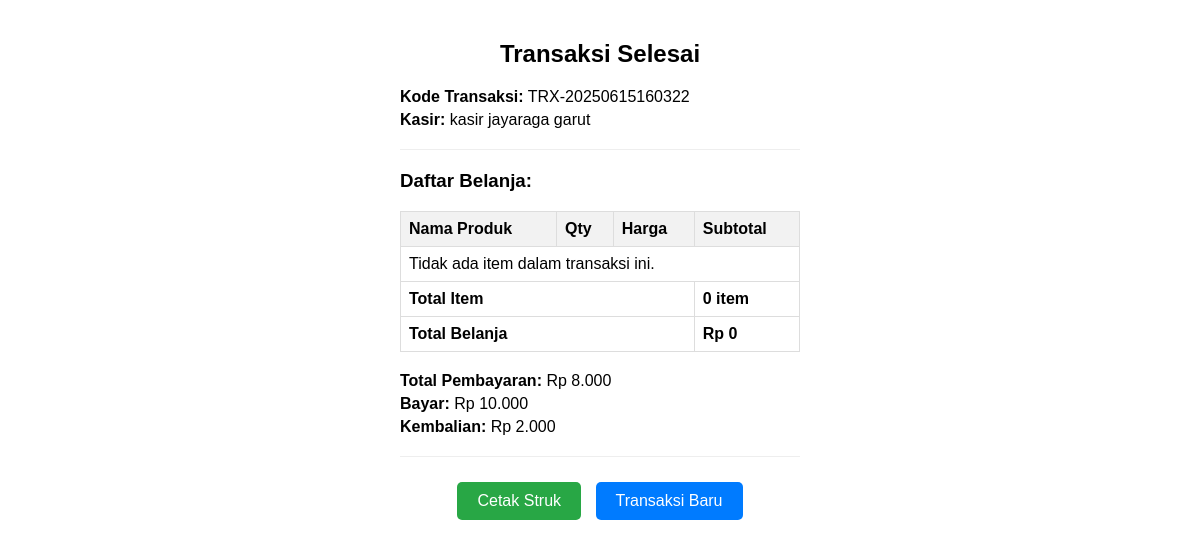
/kasir-app/transaksi_selesai.php?kode=TRX-20250615160322, run on the app's committed database.
### tables this page shows
CREATE TABLE `transaksi` (
  `id_transaksi` int(11) NOT NULL,
  `kode_transaksi` varchar(50) NOT NULL,
  `id_kasir` int(11) DEFAULT NULL,
  `tanggal` datetime DEFAULT current_timestamp(),
  `total` int(11) DEFAULT NULL,
  `bayar` int(11) DEFAULT NULL,
  `kembalian` int(11) DEFAULT NULL
);

CREATE TABLE `kasir` (
  `id_kasir` int(11) NOT NULL,
  `nama_kasir` varchar(100) NOT NULL,
  `username` varchar(50) NOT NULL,
  `password` varchar(255) NOT NULL
);

### kasir-app/transaksi_selesai.php (the view, shortened to what this page needs)
<?php
include("config/db.php");
$kode = $_GET['kode'] ?? '';
$stmt = $koneksi->prepare("SELECT * FROM transaksi WHERE kode_transaksi = ?");
$stmt->bind_param("s", $kode);
$stmt->execute();
$result = $stmt->get_result();
$data = $result->fetch_assoc();
$id_kasir = $data['id_kasir'];
$kasir = $koneksi->query("SELECT nama_kasir FROM kasir WHERE id_kasir = $id_kasir")->fetch_assoc();
$items_query = $koneksi->prepare("
    SELECT nama_produk, qty, harga_satuan, subtotal, harga_setelah_diskon
    FROM detail_transaksi
    WHERE id_transaksi = ?
");
$items_query->bind_param("i", $data['id_transaksi']);
$items_query->execute();
$items_result = $items_query->get_result();
$total_items_count = 0;
$items_result->data_seek(0);
?>
<!DOCTYPE html>
<html>
<head>
</head>
<body>
<h2>Transaksi Selesai</h2>
<div class="ringkasan">
    <p><strong>Kode Transaksi:</strong> <?= htmlspecialchars($data['kode_transaksi']) ?></p>
    <p><strong>Kasir:</strong> <?= htmlspecialchars($kasir['nama_kasir']) ?></p>
</div>
<h3>Daftar Belanja:</h3>
<table>
    <thead>
        <tr>
            <th>Nama Produk</th>
            <th>Qty</th>
            <th>Harga</th>
            <th>Subtotal</th>
        </tr>
    </thead>
    <tbody>
        <?php
        $grand_total_belanja = 0;
        if ($items_result->num_rows > 0):
            while ($item = $items_result->fetch_assoc()):
                $harga_tampil = $item['harga_satuan'];
                $subtotal_tampil = $item['subtotal'];
                $grand_total_belanja += $subtotal_tampil;
        ?>
        <tr>
            <td><?= htmlspecialchars($item['nama_produk']) ?></td>
            <td><?= $item['qty'] ?></td>
            <td>Rp <?= number_format($harga_tampil, 0, ',', '.') ?></td>
            <td>Rp <?= number_format($subtotal_tampil, 0, ',', '.') ?></td>
        </tr>
        <?php
            endwhile;
        else:
        ?>
        <tr>
            <td colspan="4">Tidak ada item dalam transaksi ini.</td>
        </tr>
        <?php endif; ?>
        <tr class="total-item-row">
            <td colspan="3">Total Item</td>
            <td><?= $total_items_count ?> item</td>
        </tr>
        <tr class="total-item-row">
            <td colspan="3">Total Belanja</td>
            <td>Rp <?= number_format($grand_total_belanja, 0, ',', '.') ?></td>
        </tr>
    </tbody>
</table>
<div class="ringkasan">
    <p><strong>Total Pembayaran:</strong> Rp <?= number_format($data['total'], 0, ',', '.') ?></p>
    <p><strong>Bayar:</strong> Rp <?= number_format($data['bayar'], 0, ',', '.') ?></p>
    <p><strong>Kembalian:</strong> Rp <?= number_format($data['kembalian'], 0, ',', '.') ?></p>
</div>
<div class="btn-container">
    <a href="print_struk.php?kode=<?= urlencode($kode) ?>" target="_blank" class="print-btn">Cetak Struk</a>
    <a href="transaksi_baru.php">Transaksi Baru</a>
</div>
</body>
</html>

### kasir-app/transaksi_selesai.php (style rules this page uses)
body { font-family: Arial, sans-serif; max-width: 400px; margin: auto; padding: 20px; }
h2 { text-align: center; margin-bottom: 20px; }
.ringkasan { margin-bottom: 20px; border-bottom: 1px solid #eee; padding-bottom: 15px; }
.ringkasan p { margin: 5px 0; }
table { width: 100%; border-collapse: collapse; margin-bottom: 20px; }
th, td { border: 1px solid #ddd; padding: 8px; text-align: left; }
th { background-color: #f2f2f2; }
.total-item-row { font-weight: bold; }
.btn-container { text-align: center; margin-top: 20px; }
.btn-container a { padding: 10px 20px; background: #007bff; color: #fff; text-decoration: none; border-radius: 5px; display: inline-block; margin: 5px; }
.btn-container a.print-btn { background: #28a745; }

### data on the page
transaksi: kode_transaksi "TRX-20250615160322", total "8.000", bayar "10.000", kembalian "2.000"
kasir: nama_kasir "kasir jayaraga garut"

### other printed values
$total_items_count "0"
$grand_total_belanja "0"
